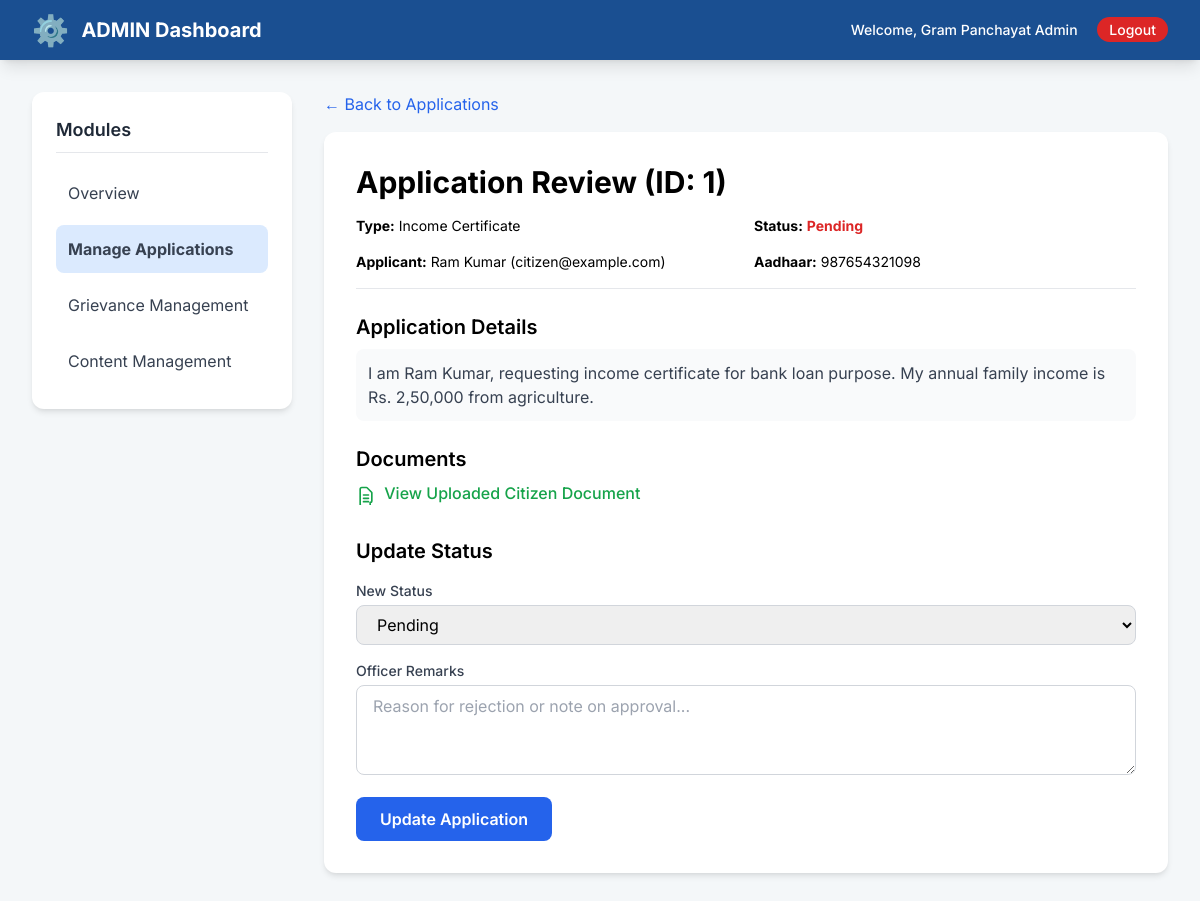
The app's page /admin_dashboard.php?action=applications&view_id=1 (signed in) with its own data.
### tables this page shows
CREATE TABLE `applications` (
  `application_id` INT(11) NOT NULL AUTO_INCREMENT,
  `user_id` INT(11) NOT NULL,
  `certificate_type` VARCHAR(100) NOT NULL,
  `application_details` TEXT NOT NULL,
  `document_path` VARCHAR(255) NOT NULL,
  `status` ENUM('Pending', 'In Review', 'Approved', 'Rejected') NOT NULL DEFAULT 'Pending',
  `remark` TEXT,
  `certificate_download_path` VARCHAR(255) DEFAULT NULL,
  `applied_at` TIMESTAMP DEFAULT CURRENT_TIMESTAMP,
  `updated_at` TIMESTAMP DEFAULT CURRENT_TIMESTAMP ON UPDATE CURRENT_TIMESTAMP,
  PRIMARY KEY (`application_id`),
  FOREIGN KEY (`user_id`) REFERENCES `users`(`user_id`) ON DELETE CASCADE
);

CREATE TABLE `users` (
  `user_id` INT(11) NOT NULL AUTO_INCREMENT,
  `full_name` VARCHAR(255) NOT NULL,
  `aadhaar_number` VARCHAR(12) NOT NULL UNIQUE,
  `phone_number` VARCHAR(15) NOT NULL,
  `email` VARCHAR(255) NOT NULL UNIQUE,
  `password_hash` VARCHAR(255) NOT NULL,
  `role` ENUM('citizen', 'staff', 'admin') NOT NULL DEFAULT 'citizen',
  `created_at` TIMESTAMP DEFAULT CURRENT_TIMESTAMP,
  PRIMARY KEY (`user_id`)
);

### admin_dashboard.php (the view, shortened to what this page needs)
<?php
require_once 'includes/db_connect.php';
$user_role = $_SESSION['role'];
$page = $_GET['action'] ?? 'home';
?>
<!DOCTYPE html>
<html lang="en">
<head>
    <script src="https://cdn.tailwindcss.com"></script>
</head>
<body>
    <header class="gov-blue text-white shadow-lg">
        <div class="max-w-7xl mx-auto px-4 sm:px-6 lg:px-8 py-3 flex justify-between items-center">
            <div class="flex items-center space-x-3">
                <span class="text-3xl">⚙️</span>
                <span class="text-xl font-bold"><?= strtoupper($user_role) ?> Dashboard</span>
            </div>
            <div class="text-sm font-medium">
                <span>Welcome, <?= htmlspecialchars($_SESSION['full_name']) ?></span>
                <a href="logout.php" class="ml-4 bg-red-600 px-3 py-1 rounded-full hover:bg-red-700 transition">Logout</a>
            </div>
        </div>
    </header>
    <div class="max-w-7xl mx-auto px-4 sm:px-6 lg:px-8 py-8">
        <div class="grid grid-cols-1 lg:grid-cols-4 gap-8">
            <nav class="lg:col-span-1 bg-white p-6 rounded-xl card-shadow h-min">
                <h3 class="text-lg font-semibold text-gray-800 mb-4 border-b pb-2">Modules</h3>
                <ul class="space-y-2">
                    <li><a href="?action=home" class="block p-3 rounded-lg text-gray-700 hover:bg-blue-50 transition duration-150 <?= $page == 'home' ? 'bg-blue-100 font-bold text-gov-blue' : '' ?>">Overview</a></li>
                    <li><a href="?action=applications" class="block p-3 rounded-lg text-gray-700 hover:bg-blue-50 transition duration-150 <?= $page == 'applications' ? 'bg-blue-100 font-bold text-gov-blue' : '' ?>">Manage Applications</a></li>
                    <li><a href="?action=grievances" class="block p-3 rounded-lg text-gray-700 hover:bg-blue-50 transition duration-150 <?= $page == 'grievances' ? 'bg-blue-100 font-bold text-gov-blue' : '' ?>">Grievance Management</a></li>
                    <li><a href="?action=content" class="block p-3 rounded-lg text-gray-700 hover:bg-blue-50 transition duration-150 <?= $page == 'content' ? 'bg-blue-100 font-bold text-gov-blue' : '' ?>">Content Management</a></li>
                </ul>
            </nav>
            <div class="lg:col-span-3">
                <?php
                switch ($page) {
                        ?>
                        <?php
                    case 'applications':
                        $view_app_id = (int)($_GET['view_id'] ?? 0);
                        if ($view_app_id) {
                            $stmt = $pdo->prepare("
                                SELECT a.*, u.full_name, u.email, u.phone_number, u.aadhaar_number
                                FROM applications a
                                JOIN users u ON a.user_id = u.user_id
                                WHERE application_id = ?
                            ");
                            $stmt->execute([$view_app_id]);
                            $app = $stmt->fetch();
                            if ($app):
                            ?>
                                <a href="?action=applications" class="text-blue-600 hover:underline mb-4 inline-block">&larr; Back to Applications</a>
                                <div class="bg-white p-8 rounded-xl card-shadow">
                                    <h2 class="text-3xl font-bold text-gov-blue mb-4">Application Review (ID: <?= $app['application_id'] ?>)</h2>
                                    <div class="grid grid-cols-2 gap-4 text-sm mb-6 pb-4 border-b">
                                        <div><strong>Type:</strong> <?= htmlspecialchars($app['certificate_type']) ?></div>
                                        <div><strong>Status:</strong> <span class="font-bold text-red-600"><?= htmlspecialchars($app['status']) ?></span></div>
                                        <div><strong>Applicant:</strong> <?= htmlspecialchars($app['full_name']) ?> (<?= htmlspecialchars($app['email']) ?>)</div>
                                        <div><strong>Aadhaar:</strong> <?= htmlspecialchars($app['aadhaar_number']) ?></div>
                                    </div>
                                    <div class="mb-6">
                                        <h3 class="text-xl font-semibold mb-2">Application Details</h3>
                                        <p class="p-3 bg-gray-50 rounded-lg text-gray-700"><?= nl2br(htmlspecialchars($app['application_details'])) ?></p>
                                    </div>
                                    <div class="mb-8">
                                        <h3 class="text-xl font-semibold mb-2">Documents</h3>
                                        <a href="<?= htmlspecialchars($app['document_path']) ?>" target="_blank" class="text-green-600 hover:underline font-medium">
                                            View Uploaded Citizen Document
                                        </a>
                                    </div>
                                    <h3 class="text-xl font-semibold mb-3">Update Status</h3>
                                    <form method="POST" action="?action=applications" class="space-y-4">
                                        <div>
                                            <label for="new_status" class="block text-sm font-medium text-gray-700">New Status</label>
                                            <select name="new_status" id="new_status" required class="mt-1 w-full px-4 py-2 border border-gray-300 rounded-lg focus:ring-blue-500 focus:border-blue-500">
                                                <option value="Pending" <?= $app['status'] == 'Pending' ? 'selected' : '' ?>>Pending</option>
                                            </select>
                                        </div>
                                        <div>
                                            <label for="remark" class="block text-sm font-medium text-gray-700">Officer Remarks</label>
                                            <textarea name="remark" id="remark" rows="3" class="mt-1 w-full px-4 py-2 border border-gray-300 rounded-lg focus:ring-blue-500 focus:border-blue-500" placeholder="Reason for rejection or note on approval..."><?= htmlspecialchars($app['remark'] ?? '') ?></textarea>
                                        </div>
                                        <button type="submit" class="bg-blue-600 text-white font-semibold py-2.5 px-6 rounded-lg transition duration-300 hover:bg-blue-700">Update Application</button>
                                    </form>
                                </div>
                            <?php
                            else:
                                $error = "Application not found.";
                                header('Location: ?action=applications');
                                exit;
                            endif;
                        }
                        break;
                        ?>
                            <?php
                }
                ?>
            </div>
        </div>
    </div>
</body>
</html>

### admin_dashboard.php (style rules this page uses)
body { font-family: 'Inter', sans-serif; background-color: #f4f7f9; }
.gov-blue { background-color: #1a4f91; }
.card-shadow { box-shadow: 0 4px 6px -1px rgba(0, 0, 0, 0.1), 0 2px 4px -2px rgba(0, 0, 0, 0.06); }

### records on screen
applications: application_id "1", certificate_type "Income Certificate", status "Pending", user.full_name "Ram Kumar", user.email "citizen@example.com", user.aadhaar_number "987654321098", application_details "I am Ram Kumar, requesting income certificate for bank loan purpose. My annual family income is Rs. 2,50,000 from agriculture.", new_status "Pending"

### other values on screen
$user_role "ADMIN"
$_SESSION['full_name'] "Gram Panchayat Admin"
